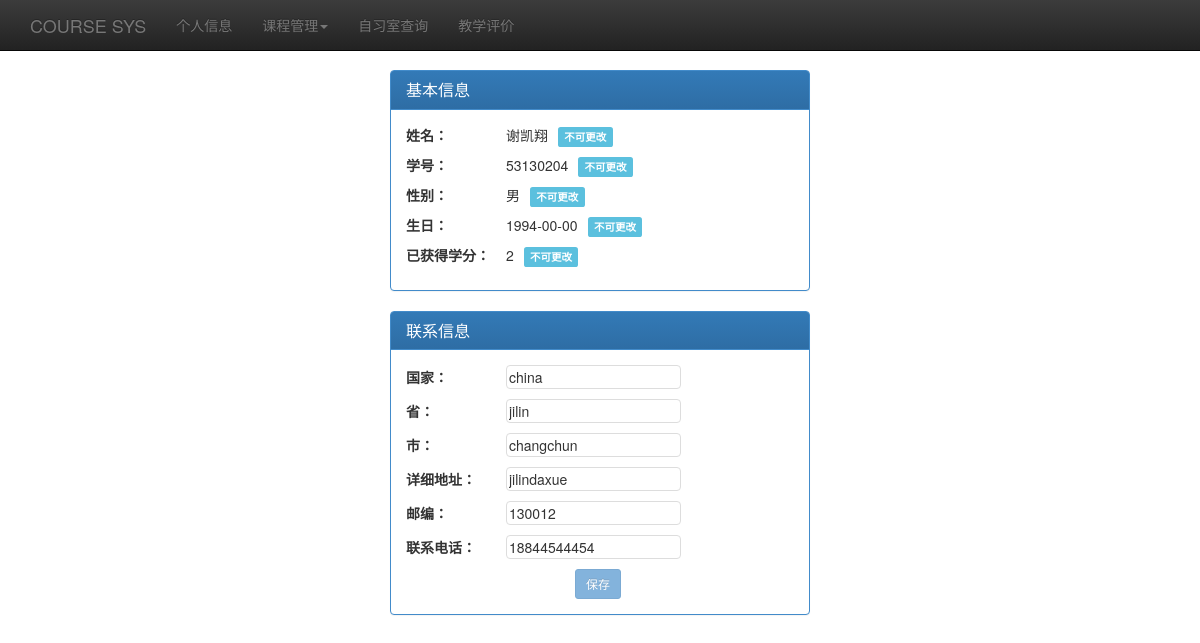
The app's page /student_info.php (signed in) with its own data.
### tables this page shows
CREATE TABLE `t_student` (
  `Sno` int(8) NOT NULL auto_increment COMMENT '学号',
  `Sname` varchar(20) NOT NULL COMMENT '学生姓名',
  `Sex` tinyint(1) default '1' COMMENT '性别(0男1女)',
  `Birth` date default NULL COMMENT '生日',
  `Dno` int(11) default NULL COMMENT '专业号',
  `Password` varchar(50) default NULL COMMENT '密码',
  `country` varchar(45) default NULL,
  `province` varchar(45) default NULL,
  `city` varchar(45) default NULL,
  `address` varchar(45) default NULL,
  `postcode` varchar(45) default NULL,
  `phone` varchar(45) default NULL,
  PRIMARY KEY  (`Sno`),
  KEY `fk_stu_dp_idx` (`Dno`),
  CONSTRAINT `fk_stu_dp` FOREIGN KEY (`Dno`) REFERENCES `t_dept` (`Dno`) ON DELETE NO ACTION ON UPDATE NO ACTION
);

### lib/db_operate.php (called while the page is built, shortened)
<?php
class ConnDB
{
    var $host;
    var $user;
    var $pwd;
    var $conn;
    public function setSqlStmt($sqlStmt)
    {
        $this->sqlStmt = $sqlStmt;
    }
    var $sqlStmt;
    public function __construct($host, $user, $pwd, $dbname)
    {
        $this->host = $host;
        $this->user = $user;
        $this->pwd = $pwd;
        $this->dbname = $dbname;
    }
    function getResult()
    {
        if (!empty($this->sqlStmt)) {
            $this->result = mysql_query($this->sqlStmt, $this->conn);
        }
    }
    function openConn()
    {
        $this->conn = mysql_connect($this->host, $this->user, $this->pwd) or die("数据库连接错误" . mysql_error());
    }
}
function getStudentInf($id)
{
    $db = new ConnDB(DB_HOST, DB_USER, DB_PASS, DB_NAME);
    $db->openConn();
    $sql = "select * from t_student where sno=$id";
    $db->setSqlStmt($sql);
    $db->getResult();
    $row = mysql_fetch_array($db->result);
    if ($row == false) {
        $db->closeConn();
        return false;
    } else {
        $student = new Student();
        $student->id = $row["Sno"];
        $student->name = $row["Sname"];
        $student->birthday = $row["Birth"];
        $student->gender = $row["Sex"];
        $student->country = $row['country'];
        $student->province = $row['province'];
        $student->city = $row['city'];
        $student->address = $row['address'];
        $student->postCode = $row['postcode'];
        $student->phone = $row['phone'];
        $db->setSqlStmt("select sum(credit) from t_choose,t_course WHERE sno=$id and t_choose.cno=t_course.cno and score is not null");
        $db->getResult();
        $row2 = mysql_fetch_array($db->result);
        if ($row2 == false || $db->result == false) {
            $student->credit = 0;
        } else {
            if (is_null($row2[0])) {
                $student->credit = 0;
            } else {
                $student->credit = $row2[0];
            }
        }
        return $student;
    }
}
?>

### student_info.php (the view, shortened to what this page needs)
<?php
	$student_num = $_SESSION['student_num'];
	include('lib\\db_operate.php');
	$student = getStudentInf($student_num);
?>
<!DOCTYPE html>
<html lang="en">
	<head>
		<link href="css/bootstrap.min.css" rel="stylesheet">
		<link href="css/bootstrap-theme.min.css" rel="stylesheet">
		<link href="css/theme.css" rel="stylesheet">
		<link href="css/bootstrap.min.css" rel="stylesheet">
		<link href="css/bootstrap-toggle.css" rel="stylesheet">
		<link href="main-page.css" rel="stylesheet">
	</head>
	<body>
		<div class="panel panel-primary">
			<div class="panel-heading">
				<h3 class="panel-title">基本信息</h3>
			</div>
			<div class="panel-body" id="genePanel">
				<p><span class="text-label"><strong>姓名：</strong></span><?php echo $student->name; ?><span class="label label-info">不可更改</span></p>
				<p><span class="text-label"><strong>学号：</strong></span><?php echo $student->id; ?><span class="label label-info">不可更改</span></p>
				<p><span class="text-label"><strong>性别：</strong></span><?php echo $student->gender ? '男' : '女'; ?><span class="label label-info">不可更改</span></p>
				<p><span class="text-label"><strong>生日：</strong></span><?php echo $student->birthday; ?><span class="label label-info">不可更改</span></p>
				<p><span class="text-label"><strong>已获得学分：</strong></span><?php echo $student->credit; ?><span class="label label-info">不可更改</span></p>
			</div>
		</div>
		<div class="panel panel-primary">
			<div class="panel-heading">
				<h3 class="panel-title">联系信息</h3>
			</div>
			<div class="panel-body" id="tissuePanel">
				<p><span class="text-label"><strong>国家：</strong></span><input type="text" id="countryText" class="basic-input" autocomplete="off" value="<?php echo $student->country; ?>"></p>
				<p><span class="text-label"><strong>省：</strong></span><input type="text" id="provinceText" class="basic-input" autocomplete="off" value="<?php echo $student->province; ?>"></p>
				<p><span class="text-label"><strong>市：</strong></span><input type="text" id="cityText" class="basic-input" autocomplete="off" value="<?php echo $student->city; ?>"></p>
				<p><span class="text-label"><strong>详细地址：</strong></span><input type="text" id="addressText" class="basic-input" autocomplete="off" value="<?php echo $student->address; ?>"></p>
				<p><span class="text-label"><strong>邮编：</strong></span><input type="text" id="postCodeText" class="basic-input" autocomplete="off" value="<?php echo $student->postCode; ?>"></p>
				<p><span class="text-label"><strong>联系电话：</strong></span><input type="text" id="phoneText" class="basic-input" autocomplete="off" value="<?php echo $student->phone; ?>"></p>
				<div style="margin-left:auto; margin-right:auto; width:50px"><button type="button" id="save" class="delete-course btn btn-sm btn-primary" disabled="disabled">保存</button></div>
			</div>
		</div>
	</body>
</html>

### css/theme.css (style rules this page uses)
body { padding-top: 70px; padding-bottom: 30px; }

### main-page.css (style rules this page uses)
.panel { margin-left: auto; margin-right: auto; }
.basic-input { background-color: #fff; border: 1px solid #ddd; -webkit-border-radius: 4px; -moz-border-radius: 4px; border-radius: 4px; }
.label { margin-left:10px; }

### student_info.php (style rules this page uses)
.panel { width: 35%; }
.text-label { width: 100px; display:inline-block; }

### records on screen
t_student: Sname "谢凯翔", Sno "53130204", Birth "1994-00-00", country "china", province "jilin", city "changchun", address "jilindaxue", postcode "130012", phone "18844544454"

### other values on screen
$student->credit "2"
